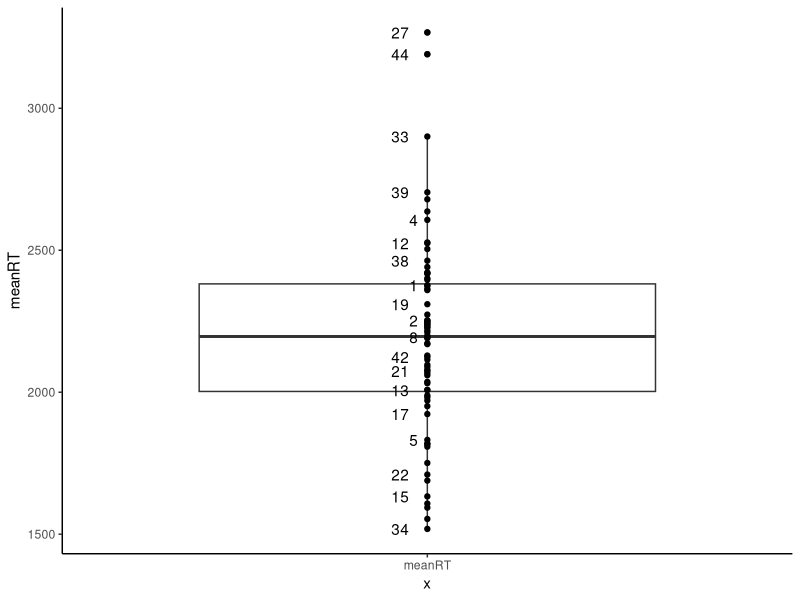

Reproduce this figure in R. (Note: this script raises an error after producing the figure.)
## ---- chunk 1
knitr::opts_chunk$set(echo = FALSE, include = FALSE, warning = FALSE, message = FALSE)
date_compiled_title = c("Output created on", date())
## ---- chunk 2
library(tidyverse)
library(broom)
library(patchwork)
library(knitr)
library(kableExtra)
library(afex)
library(BayesFactor)

theme_set(theme_classic())

setwd(dirname(rstudioapi::getActiveDocumentContext()$path)) # set wd to current file location

data <- read_csv("data_tidy_CCVR04.csv") # read in the tidied data from the first analysis script.

data_AW <- 
  data %>% 
  filter(phase == 2) %>% # separate out awareness data
  mutate(TT = if_else(set %in% c(5,6), "Repeated", "Random"), # recode "set" variable into 2 variables
         targ_depth = if_else(set %in% c(5,7), "Near targets", "Far targets")) %>% 
  select(exp:block, set, TT, targ_depth, everything())

dataMain <- 
  data %>% 
  filter(phase == 1) %>% # main phase of the task
  mutate(TT = if_else(set %in% c(1,2), "Repeated", "Random"), # recode "set" variable into 2 variables
         targ_depth = if_else(set %in% c(1,3), "Near targets", "Far targets"),
         epoch = ceiling(block/2)) %>% 
  select(exp:phase, epoch, block:set, TT, targ_depth, everything())

## ---- chunk 3
# a table of the demographic information across participants
data_demog <- 
  dataMain %>% 
  group_by(subj) %>% 
  slice(1) %>% # take top row
  ungroup() %>% 
  select(subj,age,gender,condition)

demog_summary <- 
  data_demog %>% 
  summarise(n = n(),
            mean_age = mean(age),
            sd_age = sd(age),
            males = sum(gender=="M"),
            females = sum(gender=="F"),
            non_binary = sum(!gender %in% c("M", "F")))

# summary statistics of response patterns,
basic_resp_stats <- 
  dataMain %>%
  group_by(subj) %>%
  summarise(mean_RT = mean(RT < 9999),
            perc_Timeouts = sum(dist_to_T==-1)/n(),
            mean_Extra_Resp = mean(num_additional_Rs),
            perc_Rs_Over1 = sum(num_additional_Rs>0)/n(),
            perc_Rs_Over2 = sum(num_additional_Rs>1)/n()) %>% 
  summarise_all(list(mean = mean, sd = sd)) %>%  # from participant summaries, compute summary stats
  select(-contains("subj"))

# create table from those summary statistics
table_basic_resp_stats <- 
  basic_resp_stats %>% 
  pivot_longer(cols = everything(), names_to = "stat") %>% 
  kable(digits = 2, col.names = c("","")) %>% 
  kable_styling(latex_options = "hold_position", position = "left")

# filter trials with more than 2 responses (num additional Rs > 1), timeouts,
# and outlier RTs  
data <- 
  dataMain %>% 
  filter(num_additional_Rs<=1, dist_to_T>=0) %>% 
  group_by(subj) %>% 
  mutate(zRT = scale(RT)) %>% 
  filter(between(zRT,-2.5,2.5)) %>% 
  ungroup() 

# what percentage of trials were removed for each participant?
perc_removed <- 
  data %>%
  group_by(subj) %>% 
  summarise(perc = (1 - (n()/496))*100)

# compute normalised RT (norm_RT), for calculating w/s error bars 
data <- 
  data %>% 
  group_by(subj) %>% # within each experiment, and each subject
  summarise(sub_MeanRT = mean(RT)) %>% # calculate the mean RT for the subject
  mutate(sample_MeanRT = mean(sub_MeanRT)) %>% # the overall mean RT for the sample in that experiment
  ungroup() %>% # ungroup the data, to allow for removal of variable
  left_join(data, by = "subj") %>% # join to the original data frame
  mutate(norm_RT = RT - sub_MeanRT + sample_MeanRT) %>% # compute the normalised RT, from the RT, subject mean and sample mean
  select(exp, subj, age:RT, norm_RT, everything(), -sub_MeanRT, -sample_MeanRT) # arrange the variables

## ---- chunk 4
# summarise the overall mean RT for each P 
overall_RT_Means <- 
  data %>% 
  group_by(subj) %>% 
  summarise(meanRT = mean(RT)) %>% 
  mutate(z_meanRT = scale(meanRT))

outlier_meanRTs <- 
  overall_RT_Means %>% 
  filter(!between(z_meanRT, -2.5, 2.5)) %>% 
  pull(subj) # Ps 27 and 60 seems to have unusually long mean RTs
  
# plot the boxplots of RT
RT_boxplot <- 
  overall_RT_Means %>% 
  ggplot(aes(x = "meanRT", y = meanRT))+
  geom_boxplot() +
  geom_point() +
  geom_text(aes(label = subj), hjust = 2, check_overlap = TRUE)

# remove the two outlier participants from the sample
data <- filter(data,!subj %in% outlier_meanRTs)

## ---- chunk 5
# main analysis of RT

# convert TT and targ_depth to factors and set level order
data <- 
  data %>%
  mutate(TT = factor(TT, levels = c("Repeated", "Random")),
         targ_depth = factor(targ_depth, levels = c("Near targets", "Far targets")))

legendLBLs <- c("Repeated Near T", "Random Near T", "Repeated Far T", "Random Far T")

# get data for the RT figure. 
data_RT_avgs_figure <- 
  data %>%
  group_by(condition, TT, targ_depth, epoch) %>% 
  summarise(meanRT = mean(RT), 
            SE = sd(norm_RT)/sqrt(n())) %>%
  mutate(condition = recode(condition, 
                            "distal_repeated" = "Distal condition",
                            "proximal_repeated" = "Proximal condition")) %>% 
  complete(TT, targ_depth, epoch) # add NA values where missing - ensures breaks in lines for plot

# main RT figure
RT_avgs_figure <- 
  data_RT_avgs_figure %>%
  ggplot(aes(x = epoch, y = meanRT, group = interaction(TT, targ_depth))) +
  geom_line() +
  geom_errorbar(aes(ymin = meanRT-SE, ymax = meanRT+SE), width = 0.2, size = .5) +
  geom_point(aes(fill = interaction(TT, targ_depth), 
                 shape = interaction(TT, targ_depth)), 
             size = 2) +
  facet_wrap(~condition, dir = "v", scales = "free") +
  theme(strip.text = element_text(size = 12, face = "bold"),
        strip.text.x = element_text(hjust = 0.05),
        strip.background = element_blank(),
        panel.spacing.y = unit(2, "lines")) +
  scale_y_continuous(limits = c(1400, 3000), 
                     breaks = seq(1400,3000,200)) +
  scale_x_continuous(breaks = seq(1,31,4),
                     minor_breaks = seq(1,31,2)) +
  scale_fill_manual(name  = "",
                    labels = legendLBLs,
                    values = c("black", "white", "black", "white")) +
  scale_shape_manual(name = "",
                     labels = legendLBLs,
                     values = c(21,21,22,22)) +
  labs(y = "Mean response time (ms)",
       x = "Epoch (16 trials)")

RT_avgs_figure # print the figure
## ---- chunk 6
# get the data from the "test" epochs
data_test <- 
  data %>%
  mutate(test = case_when(epoch %in% 8:11 ~ 1,
                          epoch %in% 18:21 ~ 2,
                          epoch %in% 28:31 ~ 3)) %>% 
  filter(test > 0) #remove data not in the test periods
  
# plot the test data by condition
test_figure <- 
  data_test %>% 
  mutate(condition = recode(condition, 
                            "distal_repeated" = "Distal contingencies", 
                            "proximal_repeated" = "Proximal contingencies")) %>%
  group_by(condition, TT, targ_depth, test) %>%
  summarise(meanRT = mean(RT), 
            SE = sd(norm_RT)/sqrt(n())) %>% 
  ggplot(aes(x = test, y = meanRT, fill = TT)) +
  geom_col(position = position_dodge(),
           colour = "black",
           size = 1) +
  geom_errorbar(aes(ymin = meanRT, ymax = meanRT+SE), 
                width = 0.2, 
                size = .5, 
                position = position_dodge(width = 0.9)) +
  scale_fill_manual(values = c("black", "white")) +
  scale_y_continuous(breaks = seq(1400,2800,200)) +
  coord_cartesian(ylim = c(1400,2800)) +
  facet_wrap(vars(condition,targ_depth), 
             nrow = 2, 
             scales = "free",
             labeller = labeller(.rows = label_value, .multi_line = TRUE)) + 
  theme(strip.text = element_text(size = 10, face = "bold"),
        strip.text.x = element_text(hjust = 0),
        strip.background = element_blank(), 
        panel.spacing.y = unit(2, "lines")) +
  labs(x = "Test phase",
       y = "Mean RT",
       fill = "")

test_figure #print figure

## ---- chunk 7

data_test$subj <- as.factor(data_test$subj)

#get data for the ANOVA on the test data
data_RT_ANOVA <- 
  data_test %>% 
  group_by(condition, subj, TT, targ_depth, test) %>% 
  summarise(meanRT = mean(RT)) 

# conduct ANOVA
data_RT_ANOVA %>% 
  aov_car(meanRT ~ Error(subj/(test*TT*targ_depth)) + condition, data = .)

## ---- chunk 8

# compute a new CC_RT variable, which simplifies the random-repeated comparison
test_diff <- 
  data_test %>%
  group_by(subj, TT, targ_depth, test) %>%
  summarise(meanRT = mean(RT)) %>% 
  pivot_wider(names_from = TT, values_from = meanRT) %>% 
  mutate(CC_RT = Random - Repeated) 

# plot the CC effect as a function of target depth and test.
test_diff_figure <- 
  test_diff %>% 
  group_by(targ_depth, test) %>% 
  summarise(RT = mean(CC_RT), SE = sd(CC_RT)/sqrt(n())) %>% 
  ggplot(aes(x = test, y = RT)) +
  geom_errorbar(aes(ymin = RT-SE, ymax = RT+SE), 
                width = 0.1, size = .5, colour = "black") +
  geom_line(aes(group = targ_depth), size = 1) +
  geom_point(aes(fill = targ_depth), 
             size = 4, shape = 21, colour = "black", stroke = 1.5) +
  scale_x_continuous(breaks = 1:3) +
  scale_y_continuous(limits = c(-100, 300), breaks = seq(-100,300,50)) +
  scale_fill_discrete(type = c("black", "white")) +
  labs(x = "Test",
       y = "Difference in RT (Random - Repeated)",
       fill = "")

# draw figure
test_diff_figure

## ---- chunk 9

# t-test Test 1
test_diff %>% 
  filter(test == 1) %>% 
  {t.test(.$CC_RT ~ .$targ_depth)}

# t-test Test 2
test_diff %>% 
  filter(test == 2) %>% 
  {t.test(.$CC_RT ~ .$targ_depth)}

# t-test Test 3
test_diff %>% 
  filter(test == 3) %>% 
  {t.test(.$CC_RT ~ .$targ_depth)}


## ---- chunk 10

# compute new variables based on egocentricity of the repeated distractors
data_ego_test <- 
  data_test %>%
  mutate(egocentric = case_when(condition == "proximal_repeated" & targ_depth == "Near targets"
                                ~ "Egocentric - Near",
                                condition == "proximal_repeated" & targ_depth == "Far targets"
                                ~ "Egocentric - Far",
                                condition == "distal_repeated" & targ_depth == "Near targets"
                                ~ "Egocentric - Far",
                                condition == "distal_repeated" & targ_depth == "Far targets"
                                ~ "Egocentric - Near")) %>% 
  mutate(egocentric = fct_relevel(egocentric, "Egocentric - Near", "Egocentric - Far"))

# plot mean RTs as a function of egocentricity, trial type, and test.
test_ego_figure <- 
  data_ego_test %>% 
  group_by(egocentric, TT, test) %>%
  summarise(meanRT = mean(RT), SE = sd(norm_RT)/sqrt(n())) %>% 
  ggplot(aes(x = test, y = meanRT, fill = TT)) +
  geom_col(position = position_dodge(),
           colour = "black",
           size = 1) +
  geom_errorbar(aes(ymin = meanRT, ymax = meanRT+SE), 
                width = 0.2, size = .5, position = position_dodge(width = 0.9)) +
  scale_fill_manual(values = c("black", "white")) +
  scale_y_continuous(breaks = seq(1800,2400,100)) +
  coord_cartesian(ylim = c(1800,2400)) +
  facet_wrap(vars(egocentric), 
             nrow = 2, 
             scales = "free",
             labeller = labeller(.rows = label_value, .multi_line = FALSE)) + 
  theme(strip.text = element_text(size = 10, face = "bold"),
        strip.text.x = element_text(hjust = 0.05),
        strip.background = element_blank(), 
        panel.spacing.y = unit(2, "lines")) +
  labs(x = "Test phase",
       y = "Mean RT",
       fill = "")

test_ego_figure

## ---- chunk 11

# convert variables to factors
data_ego_test$subj <- as.factor(data_ego_test$subj)
data_ego_test$egocentric <- as.factor(data_ego_test$egocentric)

# summarise data for ANOVA
data_ego_RT_ANOVA <- 
  data_ego_test %>% 
  group_by(subj, egocentric, TT, test) %>% 
  summarise(meanRT = mean(RT)) 

# conduct ANOVA
data_ego_RT_ANOVA %>% 
  aov_car(meanRT ~ Error(subj/(egocentric*TT*test)), data = .)



## ---- chunk 12
# awareness data analysis - this is not reported here, but is reported in the main manuscript

# remove the two outlier participants from the sample
data_AW <- 
  data_AW %>% 
  filter(!subj %in% outlier_meanRTs)

# summarise awareness test accuracy as a function of trial type and target depth
data_gen_descriptives <- 
  data_AW %>% 
  group_by(TT, targ_depth) %>% 
  summarise(acc = mean(dist_to_T),
            acc_sd = sd(dist_to_T))

# plot those means
data_gen_descriptives %>% 
  ggplot(aes(x = targ_depth, y = acc, fill = TT)) +
  geom_col(position = position_dodge2(), colour = "black") +
  scale_fill_manual(values = c("black","white"))

# subject level means of awareness accuracy, as a function of trial type and target depth 
data_gen_analysis <- 
  data_AW %>% 
  group_by(subj, TT, targ_depth) %>% 
  summarise(acc = mean(dist_to_T))
## ---- chunk 13
# conduct ANOVA
anova_awareness <- 
  data_gen_analysis %>% 
  aov_car(acc ~ Error(subj/(TT*targ_depth)), data = .)

# convert variables to factors for BF analysis
data_gen_analysis <- 
  data_gen_analysis %>% 
  mutate(subj = as.factor(subj),
         TT = as.factor(TT),
         targ_depth = as.factor(targ_depth))

# Bayesian analysis on the awareness data
BFanova_awareness <- 
  anovaBF(formula = acc ~ TT*targ_depth + subj,
          whichRandom = "subj",
          data = data_gen_analysis)


## ---- chunk 14

# create new variables with experiment specific names
CCVR04_demog_summary = demog_summary
CCVR04_basic_resp_stats = basic_resp_stats
CCVR04_perc_removed = perc_removed
CCVR04_overall_RT_Means = overall_RT_Means
CCVR04_RT_avgs_figure = RT_avgs_figure
CCVR04_test_figure = test_figure
CCVR04_data_RT_ANOVA = data_RT_ANOVA
CCVR04_data_RT_test_diff = test_diff
CCVR04_RT_test_diff_figure = test_diff_figure
CCVR04_data_ego_RT_ANOVA = data_ego_RT_ANOVA
CCVR04_test_ego_figure = test_ego_figure
CCVR04_data_awareness = data_gen_descriptives
CCVR04_anova_awareness = anova_awareness
CCVR04_BFanova_awareness = BFanova_awareness

#save these objects for manuscript
save(CCVR04_demog_summary, 
     CCVR04_basic_resp_stats,
     CCVR04_perc_removed,
     CCVR04_overall_RT_Means,
     CCVR04_RT_avgs_figure,
     CCVR04_test_figure,
     CCVR04_data_RT_ANOVA,
     CCVR04_data_RT_test_diff,
     CCVR04_RT_test_diff_figure,
     CCVR04_data_ego_RT_ANOVA,
     CCVR04_test_ego_figure,
     CCVR04_data_awareness,
     CCVR04_anova_awareness,
     CCVR04_BFanova_awareness,
     file = "../../CCVR_ms_1/CCVR04_export.Rdata")
